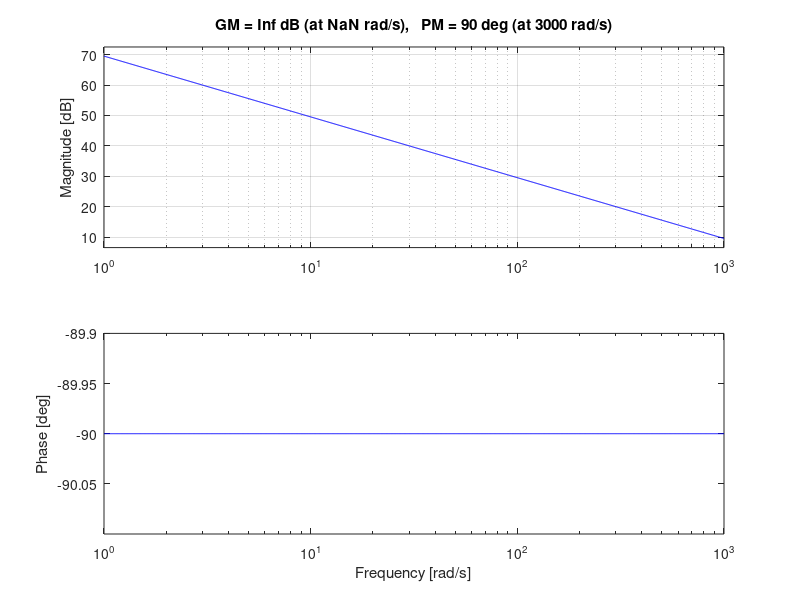
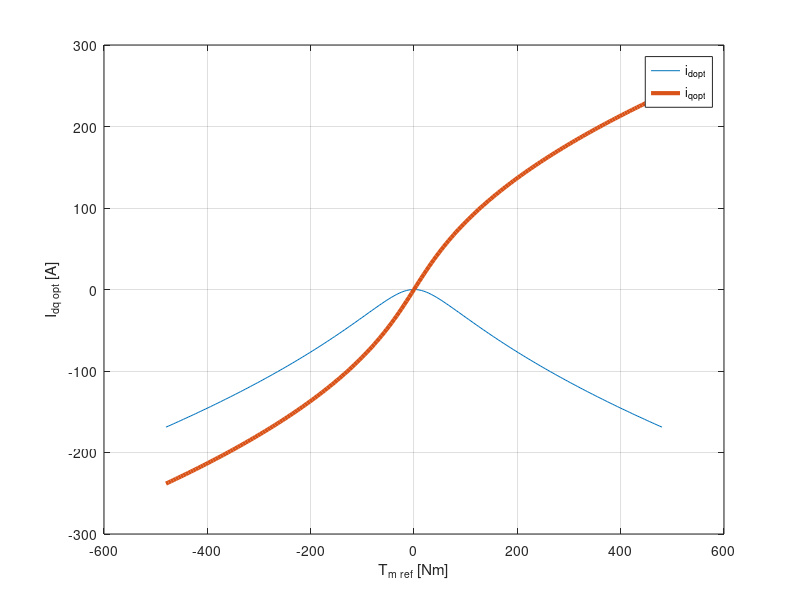
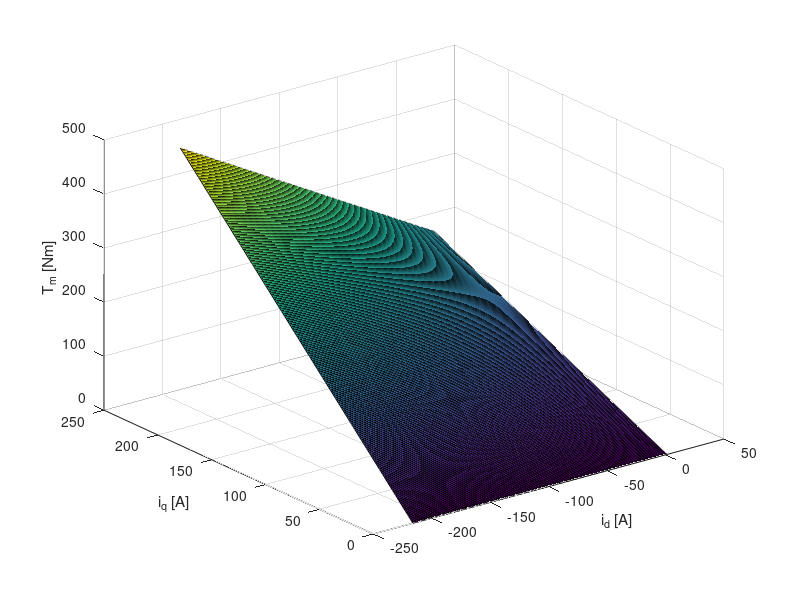
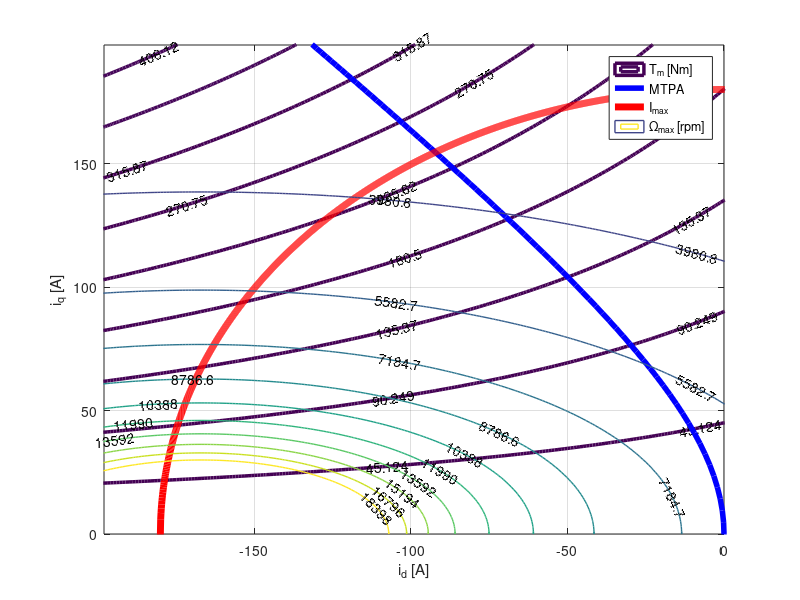

The MATLAB source for these figures, in order:
clear
clc
close all

C32inv=2/3*[1    -1/2        -1/2;
            0  sqrt(3)/2  -sqrt(3)/2];
 
C32=[ 1       0;
    -1/2  sqrt(3)/2  
    -1/2 -sqrt(3)/2];

C33=C32*C32inv;

Tp=100e-6;  % switching period
Ts=Tp;      % sampling period
Tsim=min([Tp Ts])/100;  % simulation step-size
Tstep=0.050;
TSS=Tstep+0.050;
Tf=0.250;
%%% PMSM Parameters %%%%%%%%%%%%%
Pmrated=80e3;  % rated power
Tmrated=240;  % rated torque
Ismax=180;  % maximum phase current=111 Arms
Rs= 60e-3;
Ld=1.0e-3;
Lq=2.0e-3;
Psif=167e-3;
Pp=4;
kL=0.750;
f= 15e-3;
J=100e-3;
load LUTdq     % load id and iq LUTs
%%%%%%%%%%%%%%%%%%%%%%%%%%%%%%%%%
%%% Battery + LC filter
%%%%%%%%%%%%%%%%%%%%%%%%%%%%%%%%%
VDC= 800;
rb = 80e-3;
Cb =500e-6;
Lb = 20e-6;
%%%%%%%%%%%%%%%%%%%%%%%%%%%%%%%%%
%%% Voltage-Source Inverter
%%%%%%%%%%%%%%%%%%%%%%%%%%%%%%%%%
Vmax=VDC/sqrt(3);
Vp=VDC/2;
GVSI=1;
VDC0=0.8*VDC;
Qbat=72*3600;
load VSILoss
%%%%%%%%%%%%%%%%%%%%%%%%%%%%%%%%%
%%% Current Control
%%%%%%%%%%%%%%%%%%%%%%%%%%%%%%%%%
tr=1e-3;  % desired response time
Psif0=1.0*Psif;
Rs0=1.0*Rs;
Ld0=1.0*Ld;
Lq0=1.0*Lq;
tid=Ld0/Rs0;
Kpd=3*Ld0/tr;
tiq=Lq0/Rs0;
Kpq=3*Lq0/tr;
Kid=Kpd/tid;
Kiq=Kpq/tiq;
s=tf('s');
Ci=Kpd+Kid/s;
Gi=1/(Ld*s+Rs);
Hi=Ci*Gi;
figure,margin(Hi),grid
RateTm=10000;  % Max rate of Tm = 10000 Nm/s
%%%%%%%%%%%%%%%%%%%%%%%%%%%%%%%%%
%%% MTPA
%%%%%%%%%%%%%%%%%%%%%%%%%%%%%%%%%
Tmax=2*Tmrated;
Tref=-Tmax:Tmax/100:Tmax;
NT=length(Tref);
Idopt=zeros(1,NT);
Iqopt=zeros(1,NT);
for jj=1:NT
    Tm0=Tref(jj);
    Id0=0;
    kk=0;
    err=1;
    if Ld0<Lq0
        while err>1e-3 && kk<1e3
            Id1=Id0;
            Iq0=2/3*Tm0/(Pp*(Psif0+(Ld0-Lq0)*Id0));
            Id0=Psif0/(Lq0-Ld0)/2-sqrt(Psif0^2/(Lq0-Ld0)^2/4+Iq0^2);
            err=abs(Id1-Id0);
            kk=kk+1;
        end
    elseif Ld>Lq
        while err>1e-3 && kk<1e3
            Id1=Id0;
            Iq0=2/3*Tm0/(Pp*(Psif0+(Ld0-Lq0)*Id0));
            Id0=Psif0/(Lq0-Ld0)/2+sqrt(Psif0^2/(Lq0-Ld0)^2/4+Iq0^2);
            err=abs(Id1-Id0);
            kk=kk+1;
        end
    else
        Iq0=2/3*Tm0/(Pp*Psif0);
    end
    Idopt(jj)=Id0;
    Iqopt(jj)=Iq0;
end
figure(100),plot(Tref,Idopt,Tref,Iqopt,'linewidth',3),grid
legend('i_{dopt}','i_{qopt}')
xlabel('T_{m {ref}} [Nm]')
ylabel('I_{dq {opt}} [A]')
Idm=-Ismax:0.1:1;
if Ld0>Lq0, Idm=-Idm; end    
Iqmax=sqrt(Ismax^2-Idm.^2);
Idmax=[Idm,flip(Idm)];Iqmax=[Iqmax,-flip(Iqmax)];
Idm=-Ismax*1.2:1;
if Ld0>Lq0, Idm=-Idm; end    
Iqm=abs(Idm);
[IDM,IQM]=meshgrid(Idm,Iqm);
PSID=Psif0+Ld0*IDM;
PSIQ=Lq0*IQM;
TTM=3/2*Pp*(PSID.*IQM-PSIQ.*IDM);
WMM=Vmax./sqrt(PSID.^2+PSIQ.^2)/Pp;  % maximum mechanical speed
WMM=min(WMM,20000*pi/30);
figure(101),surf(IDM,IQM,TTM)
xlabel('i_d [A]')
ylabel('i_q [A]')
zlabel('T_m [Nm]')
figure(102),contour(IDM,IQM,TTM,'showtext','on','linewidth',2.5)
hold on
plot(Idopt,Iqopt,'b','linewidth',4),grid
plot(Idmax,Iqmax,'r','linewidth',5)
contour(IDM,IQM,WMM*30/pi,'showtext','on','linewidth',1)
hold off
xlabel('i_d [A]')
ylabel('i_q [A]')
legend('T_m [Nm]','MTPA','I_{max}','{\Omega}_{max} [rpm]')
if Ld0>Lq0, axis([0  Ismax*1.1 0 Ismax*1.1]),
else        axis([-Ismax*1.1 0 0 Ismax*1.1]), end
%%%%%%%%%%%%%%%%%%%%%%%%%%%%%%%%%
%%% Initial Values
%%%%%%%%%%%%%%%%%%%%%%%%%%%%%%%%%
Dyno=1;   % if 1, then fixed speed (dyno in speed mode)
Thetae0=0;
Wm0=2400*pi/30;
if Dyno==1
    Tm0=Tmrated*0.80;
else
    Tm0=(kL+f)*Wm0;
end
Pm0=Tm0*Wm0;
dTm0=0.20*Tmrated; 
Id0=0;
Iq0=Tm0/(3/2*Pp*Psif0);
MTPA=0;  % if 1, then MTPA strategy ON
if MTPA==1
    Id0=interp1(Tref,Idopt,Tm0);  % MTPA LUT 
    Iq0=interp1(Tref,Iqopt,Tm0);  % MTPA LUT
end
Ud0=Rs*Id0;
Uq0=Rs*Iq0;
Psid0=interpn(Idv,Iqv,Psidd,Id0,Iq0);
Psiq0=interpn(Idv,Iqv,Psiqq,Id0,Iq0);
Vd0=Ud0-Pp*Psiq0*Wm0;
Vq0=Uq0+Pp*Psid0*Wm0;
Vdq0=sqrt(Vd0^2+Vq0^2);
Pe0=3/2*(Vd0*Id0+Vq0*Iq0);
Idc0=Pe0/VDC;
SOC0=0.50;
%%%%%%%%%%%%%%%%%%%%%%%%%%%%%%%%%
disp('Parameters loaded!')
